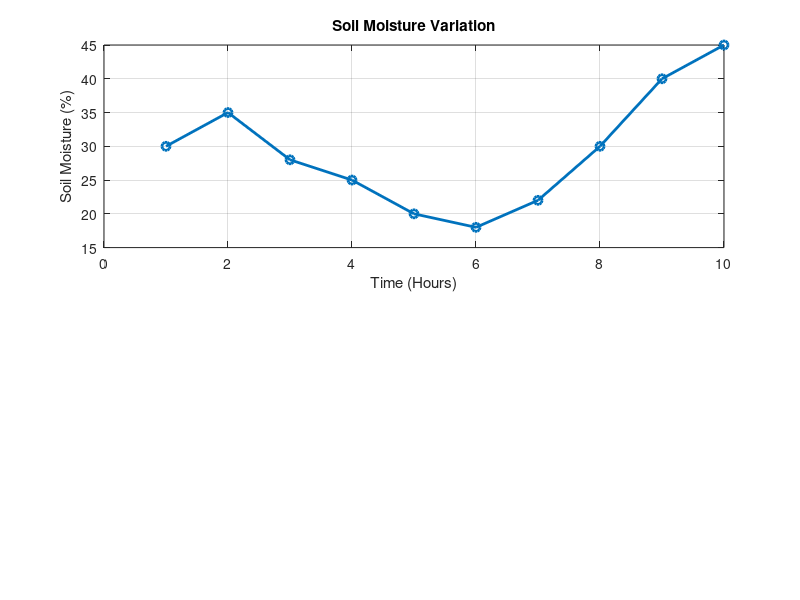

This chart was generated by the following MATLAB code: (Note: this script raises an error after producing the figure.)
clc; clear; close all;
% Simulated soil moisture data (%)
time = 1:10;
soil_moisture = [30 35 28 25 20 18 22 30 40 45];
% Threshold level
threshold = 40;
% Irrigation efficiency calculation (%)
efficiency = (soil_moisture ./ threshold) * 100;
efficiency(efficiency > 100) = 100; % limit to 100%

figure
% -------- Graph 1: Soil Moisture vs Efficiency -------- 
subplot(2,1,1)
plot(time, soil_moisture, '-o', 'LineWidth', 2) 
title('Soil Moisture Variation')
xlabel('Time (Hours)')
ylabel('Soil Moisture (%)')
grid on
hold on
yline(threshold, 'r--', 'Threshold')

% -------- Graph 2: Irrigation Efficiency -------- 
subplot(2,1,2)
plot(time, efficiency, '-s', 'LineWidth', 2)
title('Irrigation Efficiency (%) in Smart Agriculture') 
xlabel('Time (Hours)')
ylabel('Efficiency (%)')
grid on
